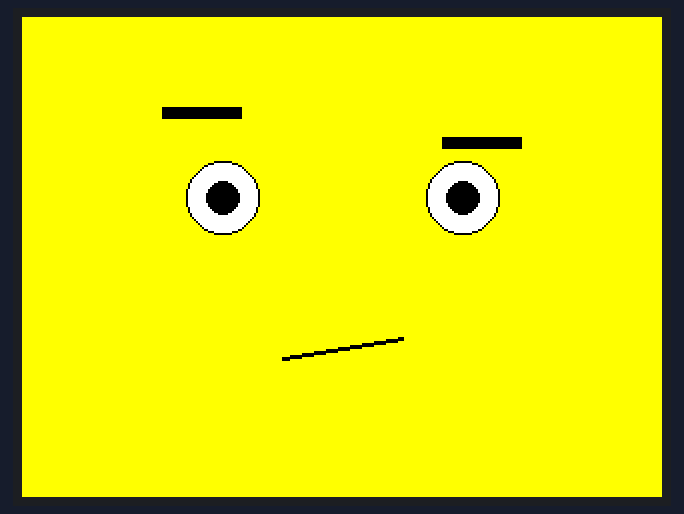
This sketch was run on a simulated Arduino Uno, built with avr-gcc and run on an emulated ATmega328P. Shown: 320×240 colour display.

Above: at 0.3 s.

The sketch:

Curious.ino
```cpp
#include <Adafruit_GFX.h>
#include <Adafruit_ILI9341.h>
#include <SPI.h>

#define TFT_CS   10
#define TFT_DC   9
#define TFT_RST  8

Adafruit_ILI9341 tft = Adafruit_ILI9341(TFT_CS, TFT_DC, TFT_RST);

void setup() {

  tft.begin();
  tft.setRotation(1);

  // full screen face
  tft.fillScreen(ILI9341_YELLOW);

  int cx = 160;
  int cy = 120;

  // raised eyebrow (curious look)
  tft.fillRect(cx - 90, cy - 75, 40, 6, ILI9341_BLACK);

  // normal eyebrow
  tft.fillRect(cx + 50, cy - 60, 40, 6, ILI9341_BLACK);

  // eyes
  tft.fillCircle(cx - 60, cy - 30, 18, ILI9341_WHITE);
  tft.drawCircle(cx - 60, cy - 30, 18, ILI9341_BLACK);
  tft.fillCircle(cx - 60, cy - 30, 8, ILI9341_BLACK);

  tft.fillCircle(cx + 60, cy - 30, 18, ILI9341_WHITE);
  tft.drawCircle(cx + 60, cy - 30, 18, ILI9341_BLACK);
  tft.fillCircle(cx + 60, cy - 30, 8, ILI9341_BLACK);

  // curious tilted mouth
  tft.drawLine(cx - 30, cy + 50, cx + 30, cy + 40, ILI9341_BLACK);
  tft.drawLine(cx - 30, cy + 51, cx + 30, cy + 41, ILI9341_BLACK);
}

void loop() {
}
```
